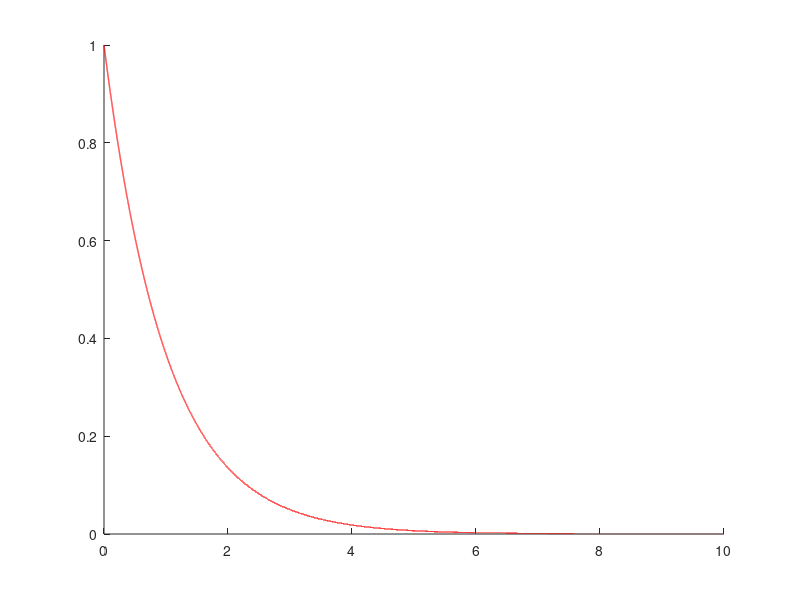

Write the MATLAB code that produced this figure. (Note: this script raises an error after producing the figure.)
%   problem2.m
%   Authors:    Kurtis Harms (38764114)
%               Ecem Kahramam (47962113)
%               Mike Wilk (21085121)
%   MECH 358 Lab 2
%   Purpose: Problem 2, a convective heat transfer problem
%   Required Files: solve_bvp.m
clear;
clc;

% We are going to keep Pe constant for this problem
Pe = 1;
h_values = [0.1,1];
L_values = [10,50,100];

% Matrices of colors and lines widths
colors = ['r','b','g','k','y'];
linewidth = [1,1,2,2,2];

% Our boundary values, correspondint to T(0) and T(infinity)
T_bvs = [1 0];

% iterator for outer loop

for L = L_values 
    % iterator for the inner loop
    i = 1;
    % We are creating a different figure for each value of L
    figure(i);
    hold on;
    
    % Create and plot analytical solution
    x = 0:0.0001:L;
    y = exp(-Pe.*x);
    plot(x,y,colors(i),'linewidth',linewidth(i));
    % iterator for inner loop
    for h = h_values
        % Increment the inner iterator
        i = i+1;
        % Create and plot numerical solution
        T = solve_bvp(L,h,Pe,T_bvs(1),T_bvs(2));
        x = 0:h:L;
        plot(x,T,colors(i),'linewidth',linewidth(i));
    end
    
    legend('Analytical Solution', ...
    'Numerical Solution with h=0.1', ...
    'Numerical Solution with h=1');
    title(strcat('T(x) vs. x Analytical & Numerical Solutions for L=',num2str(L)));
    xlabel('x')
    ylabel('T(x)');
end


% Create a new figure for the plot of varying h for L=100
figure(20)
hold on;

i = 1;
L = 100;
h_values = [0.01,0.1,1,5,10];

for h = h_values
    T = solve_bvp(L,h,Pe,T_bvs(1),T_bvs(2));

    x = 0:h:L;
    plot(x,T,colors(i),'linewidth',linewidth(i));

    i = i+1;
end


title('T(x) vs. x Numerical Solutions for L=100 and Varying h');
legend('h=0.01','h=0.1','1','5','10');
xlabel('x')
ylabel('(T(x)');










